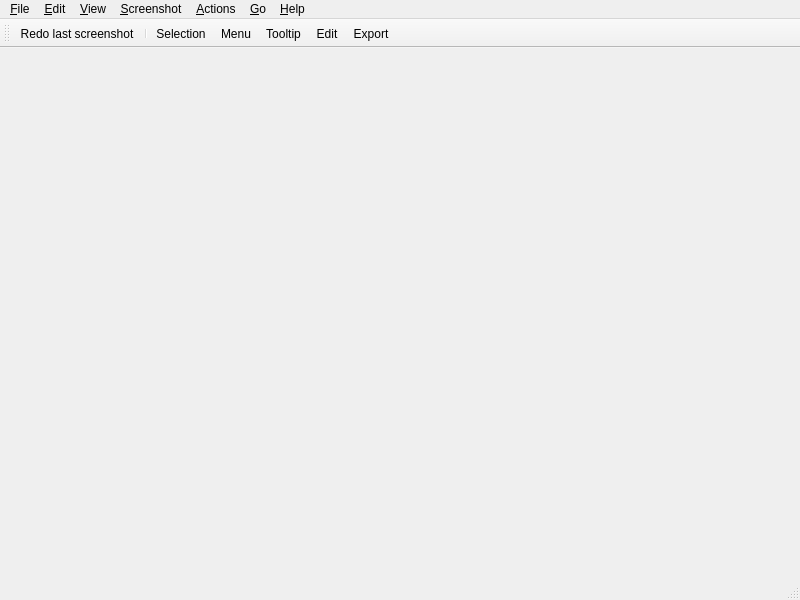
<?xml version="1.0" encoding="UTF-8"?>
<ui version="4.0">
 <class>ShutterMainWindow</class>
 <widget class="QMainWindow" name="ShutterMainWindow">
  <property name="geometry">
   <rect>
    <x>0</x>
    <y>0</y>
    <width>800</width>
    <height>600</height>
   </rect>
  </property>
  <property name="windowTitle">
   <string>ShutterMainWindow</string>
  </property>
  <widget class="QTabWidget" name="centralwidget">
   <property name="currentIndex">
    <number>0</number>
   </property>
   <widget class="QWidget" name="tab">
    <attribute name="title">
     <string>Tab 1</string>
    </attribute>
   </widget>
   <widget class="QWidget" name="tab_2">
    <attribute name="title">
     <string>Tab 2</string>
    </attribute>
   </widget>
  </widget>
  <widget class="QMenuBar" name="menubar">
   <property name="geometry">
    <rect>
     <x>0</x>
     <y>0</y>
     <width>800</width>
     <height>30</height>
    </rect>
   </property>
   <widget class="QMenu" name="menu_File">
    <property name="title">
     <string>&amp;File</string>
    </property>
    <widget class="QMenu" name="menuRecent_Files">
     <property name="title">
      <string>Recent &amp;Files</string>
     </property>
     <property name="icon">
      <iconset theme="QIcon::ThemeIcon::DocumentOpenRecent"/>
     </property>
     <addaction name="actionFoo"/>
    </widget>
    <addaction name="action_Open"/>
    <addaction name="menuRecent_Files"/>
    <addaction name="separator"/>
    <addaction name="actionSave_As"/>
    <addaction name="actionE_xport_to_PDF"/>
    <addaction name="actionExport_to_Post_Script"/>
    <addaction name="separator"/>
    <addaction name="actionPage_Set_up"/>
    <addaction name="action_Print"/>
    <addaction name="separator"/>
    <addaction name="actionSend_by_E_mail"/>
    <addaction name="separator"/>
    <addaction name="action_Close"/>
    <addaction name="action_Close_all"/>
    <addaction name="separator"/>
    <addaction name="action_Quit"/>
   </widget>
   <widget class="QMenu" name="menu_Edit">
    <property name="title">
     <string>&amp;Edit</string>
    </property>
    <widget class="QMenu" name="menu_Quick_profile_select">
     <property name="title">
      <string>&amp;Quick profile select</string>
     </property>
     <addaction name="actionFoo"/>
    </widget>
    <addaction name="actionUndo"/>
    <addaction name="actionRedo"/>
    <addaction name="separator"/>
    <addaction name="actionCopy"/>
    <addaction name="actionCopy_Filename"/>
    <addaction name="actionMove_To_Trash"/>
    <addaction name="separator"/>
    <addaction name="action_Select_All"/>
    <addaction name="separator"/>
    <addaction name="menu_Quick_profile_select"/>
    <addaction name="separator"/>
    <addaction name="action_Parameters"/>
   </widget>
   <widget class="QMenu" name="menu_View">
    <property name="title">
     <string>&amp;View</string>
    </property>
    <addaction name="actionShow_Navigation_Toolbar"/>
    <addaction name="separator"/>
    <addaction name="actionZoom_In"/>
    <addaction name="actionZoom_Out"/>
    <addaction name="action_Normal_Size"/>
    <addaction name="action_Best_Fit"/>
    <addaction name="separator"/>
    <addaction name="action_Full_screen"/>
   </widget>
   <widget class="QMenu" name="menu_Screenshot">
    <property name="title">
     <string>&amp;Screenshot</string>
    </property>
    <widget class="QMenu" name="menuSelect_D_esktop">
     <property name="title">
      <string>Select D&amp;esktop</string>
     </property>
     <property name="icon">
      <iconset resource="shutter.qrc">
       <normaloff>:/shutter/icons/desktop.svg</normaloff>:/shutter/icons/desktop.svg</iconset>
     </property>
     <addaction name="actionFoo"/>
    </widget>
    <widget class="QMenu" name="menuW_indow">
     <property name="title">
      <string>W&amp;indow</string>
     </property>
     <addaction name="actionFoo"/>
    </widget>
    <addaction name="action_Redo_last_screenshot"/>
    <addaction name="separator"/>
    <addaction name="action_Selection"/>
    <addaction name="action_Desktop"/>
    <addaction name="menuSelect_D_esktop"/>
    <addaction name="action_Active_Window"/>
    <addaction name="actionSelect_Window"/>
    <addaction name="menuW_indow"/>
    <addaction name="action_Menu"/>
    <addaction name="action_Tooltip"/>
    <addaction name="actionW_eb"/>
    <addaction name="separator"/>
    <addaction name="actionImport_from_clipboard"/>
   </widget>
   <widget class="QMenu" name="menu_Actions">
    <property name="title">
     <string>&amp;Actions</string>
    </property>
    <addaction name="action_Open_with"/>
    <addaction name="actionShow_in_folder"/>
    <addaction name="action_Rename"/>
    <addaction name="separator"/>
    <addaction name="actionSend_to"/>
    <addaction name="actionE_xport"/>
    <addaction name="actionPublic_URLs"/>
    <addaction name="separator"/>
    <addaction name="action_Edit"/>
    <addaction name="actionRun_a_plugin"/>
   </widget>
   <widget class="QMenu" name="menu_Go">
    <property name="title">
     <string>&amp;Go</string>
    </property>
    <addaction name="action_Back"/>
    <addaction name="action_Forward"/>
    <addaction name="separator"/>
    <addaction name="actionF_irst"/>
    <addaction name="action_Last"/>
   </widget>
   <widget class="QMenu" name="menu_Help">
    <property name="title">
     <string>&amp;Help</string>
    </property>
    <addaction name="actionGet_Help_Online"/>
    <addaction name="action_Translate_this_application"/>
    <addaction name="action_Report_a_problem"/>
    <addaction name="separator"/>
    <addaction name="actionAbout"/>
   </widget>
   <addaction name="menu_File"/>
   <addaction name="menu_Edit"/>
   <addaction name="menu_View"/>
   <addaction name="menu_Screenshot"/>
   <addaction name="menu_Actions"/>
   <addaction name="menu_Go"/>
   <addaction name="menu_Help"/>
  </widget>
  <widget class="QStatusBar" name="statusbar"/>
  <widget class="QToolBar" name="toolBar">
   <property name="windowTitle">
    <string>toolBar</string>
   </property>
   <attribute name="toolBarArea">
    <enum>TopToolBarArea</enum>
   </attribute>
   <attribute name="toolBarBreak">
    <bool>false</bool>
   </attribute>
   <addaction name="action_Redo_last_screenshot"/>
   <addaction name="separator"/>
   <addaction name="action_Selection"/>
   <addaction name="action_Menu"/>
   <addaction name="action_Tooltip"/>
   <addaction name="action_Edit"/>
   <addaction name="actionE_xport"/>
  </widget>
  <action name="action_Open">
   <property name="icon">
    <iconset theme="QIcon::ThemeIcon::DocumentOpen"/>
   </property>
   <property name="text">
    <string>&amp;Open</string>
   </property>
  </action>
  <action name="actionSave_As">
   <property name="icon">
    <iconset theme="QIcon::ThemeIcon::DocumentSaveAs"/>
   </property>
   <property name="text">
    <string>Save &amp;As...</string>
   </property>
  </action>
  <action name="action_Quit">
   <property name="icon">
    <iconset theme="QIcon::ThemeIcon::ApplicationExit"/>
   </property>
   <property name="text">
    <string>&amp;Quit</string>
   </property>
   <property name="menuRole">
    <enum>QAction::MenuRole::QuitRole</enum>
   </property>
  </action>
  <action name="action_Close">
   <property name="text">
    <string>&amp;Close</string>
   </property>
  </action>
  <action name="action_Close_all">
   <property name="text">
    <string>&amp;Close all</string>
   </property>
   <property name="toolTip">
    <string>Close all</string>
   </property>
  </action>
  <action name="actionE_xport_to_PDF">
   <property name="text">
    <string>E&amp;xport to PDF...</string>
   </property>
  </action>
  <action name="actionExport_to_Post_Script">
   <property name="text">
    <string>Export to Post&amp;Script</string>
   </property>
  </action>
  <action name="actionPage_Set_up">
   <property name="text">
    <string>Page Set&amp;up</string>
   </property>
  </action>
  <action name="action_Print">
   <property name="icon">
    <iconset theme="QIcon::ThemeIcon::DocumentPrint"/>
   </property>
   <property name="text">
    <string>&amp;Print</string>
   </property>
   <property name="toolTip">
    <string>Print</string>
   </property>
  </action>
  <action name="actionSend_by_E_mail">
   <property name="icon">
    <iconset theme="mail-send"/>
   </property>
   <property name="text">
    <string>Send by E&amp;mail</string>
   </property>
  </action>
  <action name="actionFoo">
   <property name="text">
    <string>Foo</string>
   </property>
  </action>
  <action name="actionUndo">
   <property name="icon">
    <iconset theme="QIcon::ThemeIcon::EditUndo"/>
   </property>
   <property name="text">
    <string>&amp;Undo</string>
   </property>
  </action>
  <action name="actionRedo">
   <property name="icon">
    <iconset theme="QIcon::ThemeIcon::EditRedo"/>
   </property>
   <property name="text">
    <string>&amp;Redo</string>
   </property>
  </action>
  <action name="actionCopy">
   <property name="icon">
    <iconset theme="QIcon::ThemeIcon::EditCopy"/>
   </property>
   <property name="text">
    <string>&amp;Copy</string>
   </property>
  </action>
  <action name="actionCopy_Filename">
   <property name="text">
    <string>Copy &amp;Filename</string>
   </property>
  </action>
  <action name="actionMove_To_Trash">
   <property name="icon">
    <iconset theme="QIcon::ThemeIcon::EditDelete"/>
   </property>
   <property name="text">
    <string>Move To &amp;Trash</string>
   </property>
  </action>
  <action name="action_Select_All">
   <property name="text">
    <string>&amp;Select All</string>
   </property>
  </action>
  <action name="action_Parameters">
   <property name="text">
    <string>&amp;Parameters</string>
   </property>
   <property name="menuRole">
    <enum>QAction::MenuRole::PreferencesRole</enum>
   </property>
  </action>
  <action name="actionShow_Navigation_Toolbar">
   <property name="text">
    <string>Show Navigation &amp;Toolbar</string>
   </property>
  </action>
  <action name="actionZoom_In">
   <property name="icon">
    <iconset theme="zoom-in"/>
   </property>
   <property name="text">
    <string>Zoom &amp;In</string>
   </property>
  </action>
  <action name="actionZoom_Out">
   <property name="icon">
    <iconset theme="zoom-out"/>
   </property>
   <property name="text">
    <string>Zoom &amp;Out</string>
   </property>
  </action>
  <action name="action_Normal_Size">
   <property name="icon">
    <iconset theme="zoom-original"/>
   </property>
   <property name="text">
    <string>&amp;Normal Size</string>
   </property>
  </action>
  <action name="action_Best_Fit">
   <property name="icon">
    <iconset theme="zoom-fit-best"/>
   </property>
   <property name="text">
    <string>&amp;Best Fit</string>
   </property>
  </action>
  <action name="action_Full_screen">
   <property name="icon">
    <iconset theme="view-fullscreen"/>
   </property>
   <property name="text">
    <string>&amp;Full screen</string>
   </property>
  </action>
  <action name="action_Redo_last_screenshot">
   <property name="icon">
    <iconset theme="view-refresh"/>
   </property>
   <property name="text">
    <string>&amp;Redo last screenshot</string>
   </property>
  </action>
  <action name="action_Selection">
   <property name="icon">
    <iconset theme="select-rectangular"/>
   </property>
   <property name="text">
    <string>&amp;Selection</string>
   </property>
  </action>
  <action name="action_Desktop">
   <property name="icon">
    <iconset resource="shutter.qrc">
     <normaloff>:/shutter/icons/desktop.svg</normaloff>:/shutter/icons/desktop.svg</iconset>
   </property>
   <property name="text">
    <string>&amp;Desktop</string>
   </property>
  </action>
  <action name="action_Active_Window">
   <property name="icon">
    <iconset resource="shutter.qrc">
     <normaloff>:/shutter/icons/sel_window_active.svg</normaloff>:/shutter/icons/sel_window_active.svg</iconset>
   </property>
   <property name="text">
    <string>&amp;Active Window</string>
   </property>
  </action>
  <action name="actionSelect_Window">
   <property name="icon">
    <iconset resource="shutter.qrc">
     <normaloff>:/shutter/icons/sel_window.svg</normaloff>:/shutter/icons/sel_window.svg</iconset>
   </property>
   <property name="text">
    <string>Select &amp;Window</string>
   </property>
  </action>
  <action name="action_Menu">
   <property name="icon">
    <iconset resource="shutter.qrc">
     <normaloff>:/shutter/icons/sel_window_menu.svg</normaloff>:/shutter/icons/sel_window_menu.svg</iconset>
   </property>
   <property name="text">
    <string>&amp;Menu</string>
   </property>
  </action>
  <action name="action_Tooltip">
   <property name="icon">
    <iconset resource="shutter.qrc">
     <normaloff>:/shutter/icons/sel_window_tooltip.svg</normaloff>:/shutter/icons/sel_window_tooltip.svg</iconset>
   </property>
   <property name="text">
    <string>&amp;Tooltip</string>
   </property>
  </action>
  <action name="actionW_eb">
   <property name="icon">
    <iconset theme="text-html"/>
   </property>
   <property name="text">
    <string>W&amp;eb</string>
   </property>
  </action>
  <action name="actionImport_from_clipboard">
   <property name="icon">
    <iconset theme="QIcon::ThemeIcon::EditPaste"/>
   </property>
   <property name="text">
    <string>Import from &amp;clipboard</string>
   </property>
  </action>
  <action name="action_Open_with">
   <property name="text">
    <string>&amp;Open with</string>
   </property>
  </action>
  <action name="actionShow_in_folder">
   <property name="text">
    <string>Show in &amp;folder</string>
   </property>
  </action>
  <action name="action_Rename">
   <property name="text">
    <string>&amp;Rename</string>
   </property>
  </action>
  <action name="actionSend_to">
   <property name="text">
    <string>Send &amp;to...</string>
   </property>
  </action>
  <action name="actionE_xport">
   <property name="icon">
    <iconset theme="document-share"/>
   </property>
   <property name="text">
    <string>E&amp;xport...</string>
   </property>
  </action>
  <action name="actionPublic_URLs">
   <property name="text">
    <string>Public &amp;URLs</string>
   </property>
  </action>
  <action name="action_Edit">
   <property name="icon">
    <iconset resource="shutter.qrc">
     <normaloff>:/shutter/icons/draw.svg</normaloff>:/shutter/icons/draw.svg</iconset>
   </property>
   <property name="text">
    <string>&amp;Edit...</string>
   </property>
  </action>
  <action name="actionRun_a_plugin">
   <property name="text">
    <string>Run a &amp;plugin</string>
   </property>
  </action>
  <action name="action_Back">
   <property name="icon">
    <iconset theme="go-previous"/>
   </property>
   <property name="text">
    <string>&amp;Back</string>
   </property>
  </action>
  <action name="action_Forward">
   <property name="icon">
    <iconset theme="go-next"/>
   </property>
   <property name="text">
    <string>&amp;Forward</string>
   </property>
  </action>
  <action name="actionF_irst">
   <property name="icon">
    <iconset theme="go-first"/>
   </property>
   <property name="text">
    <string>F&amp;irst</string>
   </property>
  </action>
  <action name="action_Last">
   <property name="icon">
    <iconset theme="go-last"/>
   </property>
   <property name="text">
    <string>&amp;Last</string>
   </property>
  </action>
  <action name="actionGet_Help_Online">
   <property name="text">
    <string>Get &amp;Help Online</string>
   </property>
  </action>
  <action name="action_Translate_this_application">
   <property name="text">
    <string>&amp;Translate this application</string>
   </property>
  </action>
  <action name="action_Report_a_problem">
   <property name="text">
    <string>&amp;Report a problem</string>
   </property>
  </action>
  <action name="actionAbout">
   <property name="text">
    <string>About</string>
   </property>
   <property name="menuRole">
    <enum>QAction::MenuRole::AboutRole</enum>
   </property>
  </action>
 </widget>
 <resources>
  <include location="shutter.qrc"/>
 </resources>
 <connections/>
</ui>
